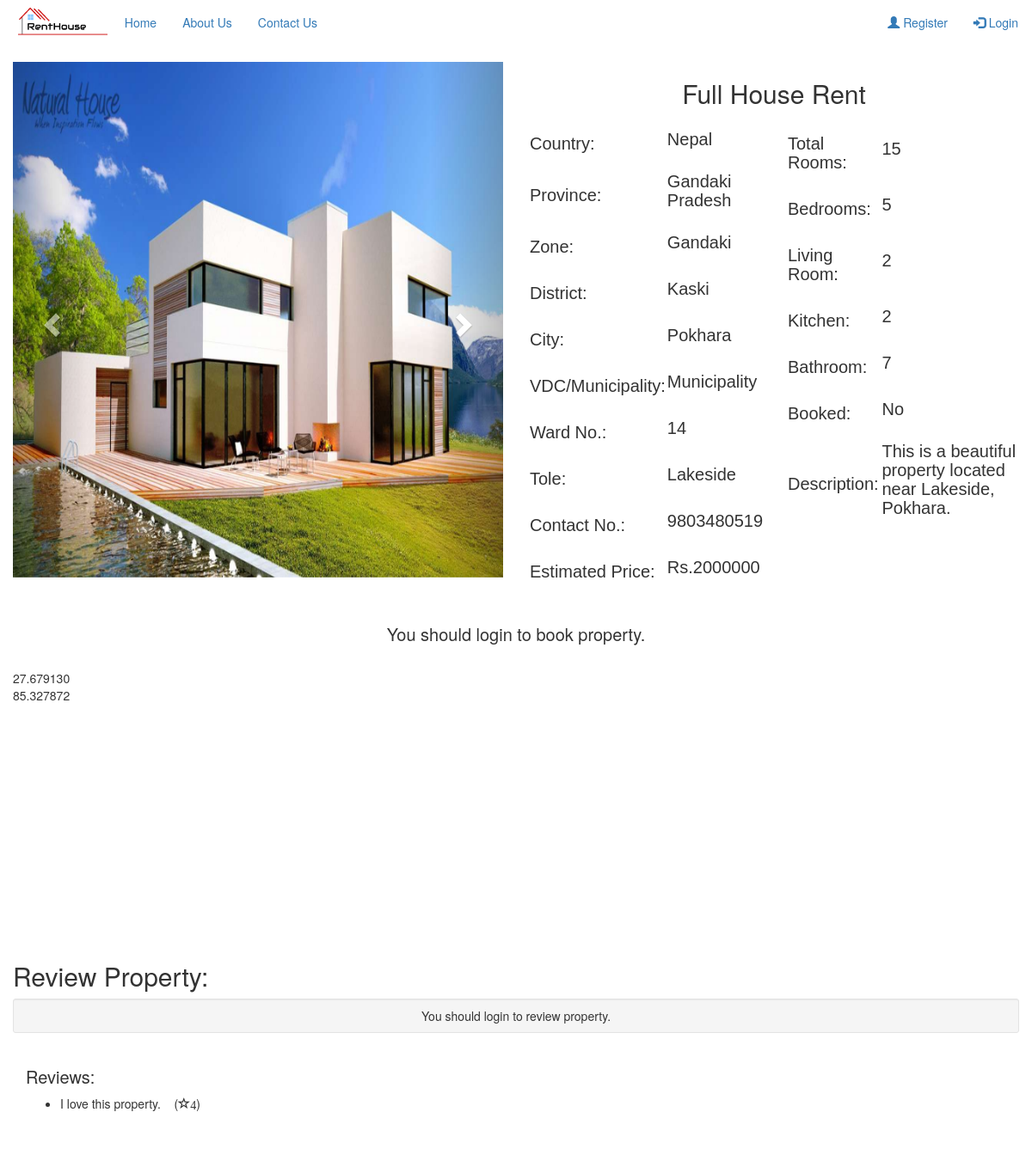
The page /view-property.php?property_id=124 on the database its author committed.
### tables this page shows
CREATE TABLE `property_photo` (
  `property_photo_id` int(12) NOT NULL,
  `p_photo` varchar(500) NOT NULL,
  `property_id` int(11) NOT NULL
);

CREATE TABLE `add_property` (
  `property_id` int(10) NOT NULL,
  `country` varchar(50) NOT NULL,
  `province` varchar(50) NOT NULL,
  `zone` varchar(50) NOT NULL,
  `district` varchar(50) NOT NULL,
  `city` varchar(100) NOT NULL,
  `vdc_municipality` varchar(50) NOT NULL,
  `ward_no` int(10) NOT NULL,
  `tole` varchar(100) NOT NULL,
  `contact_no` bigint(10) NOT NULL,
  `property_type` varchar(50) NOT NULL,
  `estimated_price` bigint(10) NOT NULL,
  `total_rooms` int(10) NOT NULL,
  `bedroom` int(10) NOT NULL,
  `living_room` int(10) NOT NULL,
  `kitchen` int(10) NOT NULL,
  `bathroom` int(10) NOT NULL,
  `description` varchar(2000) NOT NULL,
  `latitude` decimal(9,6) NOT NULL,
  `longitude` decimal(9,6) NOT NULL,
  `owner_id` int(10) NOT NULL
);

CREATE TABLE `review` (
  `review_id` int(10) NOT NULL,
  `comment` varchar(500) NOT NULL,
  `rating` int(5) NOT NULL,
  `property_id` int(11) NOT NULL
);

### view-property.php (the view, shortened to what this page needs)
<!DOCTYPE html>
<html>
<head>
</head>
<body>
<?php
include('navbar.php');
include('booking-engine.php');
?>
<?php
	$property_id=$_GET['property_id'];
    $sql="SELECT * from add_property where property_id='$property_id'";
	$query=mysqli_query($db,$sql);
	if(mysqli_num_rows($query)>0)
{
    while($rows=mysqli_fetch_assoc($query)){
    $sql2="SELECT * FROM property_photo where property_id='$property_id'";
    $query2=mysqli_query($db,$sql2);
    $rowcount=mysqli_num_rows($query2);
?>
<div class="container-fluid">
  <div class="row">
    <div class="col-sm-6">
<div id="myCarousel" class="carousel slide" data-ride="carousel">
  <div class="carousel-inner" role="listbox">
  <?php
  for($i=1;$i<=$rowcount;$i++)
  {
      $row=mysqli_fetch_array($query2);
      $photo=$row['p_photo'];
  ?>
  <?php
  if($i==1)
  {
  ?>
  <div class="item active">
      <img class="d-block img-fluid" src="owner/<?php echo $photo ?>" alt="First slide" width="100%" style="max-height: 600px; min-height: 600px;">
    </div>
  <?php
  }
  else
  {
    ?>
    <div class="item">
      <img class="d-block img-fluid" src="owner/<?php echo $photo ?>" alt="First slide" width="100%" style="max-height: 600px; min-height: 600px;">
    </div>
 <?php
   }
  }
  ?>
  </div>
  <a class="left carousel-control" href="#myCarousel" role="button" data-slide="prev">
    <span class="glyphicon glyphicon-chevron-left" aria-hidden="true"></span>
  </a>
  <a class="right carousel-control" href="#myCarousel" role="button" data-slide="next">
    <span class="glyphicon glyphicon-chevron-right" aria-hidden="true"></span>
  </a>
</div>
</div>
<div class="col-sm-6">
  <center><h2><?php echo $rows['property_type'] ?></h2></center>
  <div class="row">
    <div class="col-sm-6">
      <div class="row">
      <div class="col-sm-6">
          <table>
            <tr>
              <td><h3>Country:</h3></td>
              <td><h4><?php echo $rows['country']; ?></h4></td>
            </tr>
            <tr>
              <td><h3>Province:</h3></td>
              <td><h4><?php echo $rows['province']; ?></h4></td>
            </tr>
            <tr>
              <td><h3>Zone:</h3></td>
              <td><h4><?php echo $rows['zone']; ?></h4></td>
            </tr>
            <tr>
              <td><h3>District:</h3></td>
              <td><h4><?php echo $rows['district']; ?></h4></td>
            </tr>
            <tr>
              <td><h3>City:</h3></td>
              <td><h4><?php echo $rows['city']; ?></h4></td>
            </tr>
            <tr>
              <td><h3>VDC/Municipality:</h3></td>
              <td><h4><?php echo $rows['vdc_municipality']; ?></h4></td>
            </tr>
            <tr>
              <td><h3>Ward No.:</h3></td>
              <td><h4><?php echo $rows['ward_no']; ?></h4></td>
            </tr>
            <tr>
              <td><h3>Tole:</h3></td>
              <td><h4><?php echo $rows['tole']; ?></h4></td>
            </tr>
            <tr>
              <td><h3>Contact No.:</h3></td>
              <td><h4><?php echo $rows['contact_no']; ?></h4></td>
            </tr>
            <tr>
              <td><h3>Estimated Price:</h3></td>
              <td><h4>Rs.<?php echo $rows['estimated_price']; ?></h4></td>
            </tr>
          </table>
        </div>
      </div>
    </div>
    <div class="col-sm-6">
      <table>
            <tr>
              <td><h3>Total Rooms:</h3></td>
              <td><h4><?php echo $rows['total_rooms']; ?></h4></td>
            </tr>
            <tr>
              <td><h3>Bedrooms:</h3></td>
              <td><h4><?php echo $rows['bedroom']; ?></h4></td>
            </tr>
            <tr>
              <td><h3>Living Room:</h3></td>
              <td><h4><?php echo $rows['living_room']; ?></h4></td>
            </tr>
            <tr>
              <td><h3>Kitchen:</h3></td>
              <td><h4><?php echo $rows['kitchen']; ?></h4></td>
            </tr>
            <tr>
              <td><h3>Bathroom:</h3></td>
              <td><h4><?php echo $rows['bathroom']; ?></h4></td>
            </tr>
            <tr>
              <td><h3>Booked:</h3></td>
              <td><h4><?php echo $rows['booked']; ?></h4></td>
            </tr>
            <tr>
              <td><h3>Description:</h3></td>
              <td><h4><?php echo $rows['description']; ?></h4></td>
            </tr>
          </table>
    </div>
  </div>
</div>
</div>
<br>
<?php
if(isset($_SESSION["email"]) && !empty($_SESSION['email'])){
?>
<form method="POST">
<div class="row">
  <div class="col-sm-6">
    <?php
    $booked=$rows['booked'];
    if ($booked=='No'){ ?>
      <input type="hidden" name="property_id" value="<?php echo $rows['property_id']; ?>">
    <input type="submit" class="btn btn-lg btn-primary" name="book_property" style="width: 100%" value="Book Property">
  <?php } else { ?>
    <input type="submit" class="btn btn-lg btn-primary" style="width: 100%" value="Property Booked" disabled>
  <?php } ?>
  </div>
</form>
<form method="POST" action="chatpage.php">
  <div class="col-sm-6">
    <input type="hidden" name="owner_id" value="<?php echo $rows['owner_id']; ?>">
    <input type="submit" class="btn btn-lg btn-success" name="send_message" style="width: 100%" value="Send Message" >
  </div>
  </form>
</div>
<?php }
else{
  echo "<center><h3>You should login to book property.</h3></center>";
}
 ?>
<br>
<div id="map" style="width: 100%; height: 300px;">
  <div id="lat"><?php echo  $rows['latitude'];?></div>
  <div id="lon"><?php echo  $rows['longitude'];?></div>
</div>
<br>
<?php }} ?>
</div>
<div class="container-fluid">
  <h2>Review Property:</h2>
      <div class="well well-sm">
            <div class="text-right">
<?php
if(isset($_SESSION["email"]) && !empty($_SESSION['email'])){
?>
                <a class="btn btn-success btn-info" href="#reviews-anchor" style="width: 100%" id="open-review-box">Leave a Review</a>
            </div>
            <div class="row" id="post-review-box" style="display:none;">
                <div class="col-md-12">
                    <form accept-charset="UTF-8" method="POST">
                      <input name="property_id" type="hidden" value="<?php echo $property_id; ?>">
                        <input id="ratings-hidden" name="rating" type="hidden">
                        <textarea class="form-control animated" cols="50" id="new-review" name="comment" placeholder="Enter your review here..." rows="5"></textarea>
                        <div class="text-right">
                            <div class="stars starrr" data-rating="0"></div>
                            <a class="btn btn-danger btn-sm" href="#" id="close-review-box" style="display:none; margin-right: 10px;">
                            <span class="glyphicon glyphicon-remove"></span>Cancel</a>
                            <button class="btn btn-success btn-lg" type="submit" name="review">Save</button>
                        </div>
                    </form>
                </div>
                </div>
              <?php }
              else{
                echo "<center>You should login to review property.</center>";
              }
              ?>
        </div>
</div>
<?php
    $sql1="SELECT * from review where property_id='$property_id'";
  $query=mysqli_query($db,$sql1);
echo '<div class="container-fluid">';
    echo '<h3>Reviews:</h3>';
    echo '</div>';
  if(mysqli_num_rows($query)>0)
{
    while($row=mysqli_fetch_assoc($query)){
      ?>
      <div class="container-fluid">
        <ul><li><?php echo $row['comment']; ?> &nbsp;&nbsp;&nbsp;(<span class="glyphicon glyphicon-star-empty" style="size: 50px;"><?php echo $row['rating']; ?></span>)</li></ul>
      </div>
      <?php
    }
  }
 ?>
<br><br>
</body>
</html>

### view-property.php (style rules this page uses)
h3 { font-size: 20px; }
h4 { font-size: 20px; }
table { font-family: arial, sans-serif; border-collapse: collapse; width: 100%; }
td, th { text-align: left; padding: 1px; }

### rows shown on the page
add_property: property_type "Full House Rent", country "Nepal", province "Gandaki Pradesh", zone "Gandaki", district "Kaski", city "Pokhara", vdc_municipality "Municipality", ward_no "14", tole "Lakeside", contact_no "9803480519", estimated_price "2000000", total_rooms "15", bedroom "5", living_room "2", kitchen "2", bathroom "7", booked "No", description "This is a beautiful property located near Lakeside, Pokhara.", latitude "27.679130", longitude "85.327872"
property_photo: p_photo (picture)
review: comment "I love this property.", rating "4"
